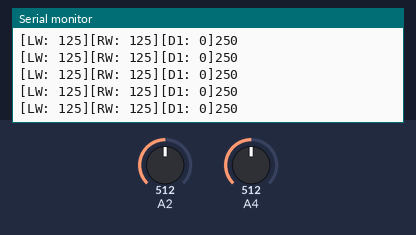
This sketch was run on a simulated Arduino Leonardo, built with avr-gcc and run on an emulated ATmega32U4. On the bench: the last lines printed to the serial monitor. Inputs (shaded band) come from the test bench; at power-on: A4 = 512, A2 = 512.

Above: at 5.7 s.
5.8 s: A4 set to 570
At 5.87 s:
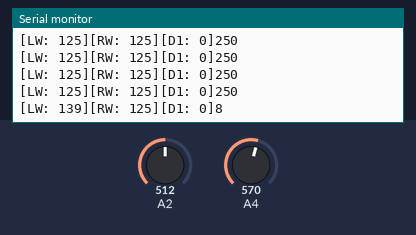
7.3 s: A4 set to 546
At 7.33 s:
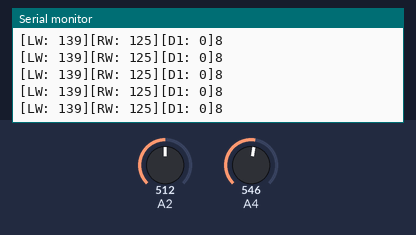
Timing chart, 0 to 9.8 s (numbered marks = the images above; inputs shaded):
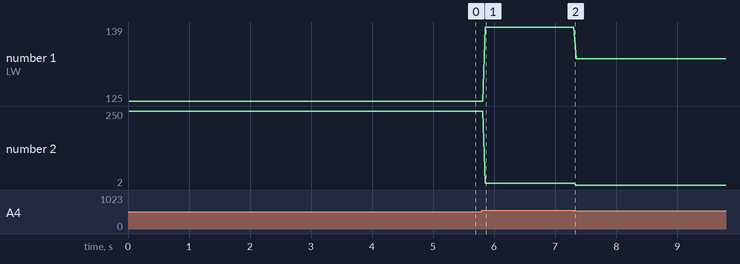

Measured:
- after the input at 5.8 s, the serial monitor: prints a new line after 0.05 s (image 1)
- plotted number 1: 125 → 139 after the input at 5.8 s, 139 → 133 after the input at 7.3 s
- plotted number 2: 250 → 8 after the input at 5.8 s, 8 → 2 after the input at 7.3 s

The sketch:

xbee-transmit.ino
```cpp
int LW; //left wheels / joystick
int RW; //Right wheels / joystick
double tempLW, tempRW; //temporary variables used in calculations

//transmitted packet
byte byteLW;
byte byteRW;
byte Digital1;
byte checksum;

//misc variable
int deadband = 5;


void setup() {
 Serial1.begin(9600); //xbee series 1 on Leonardo
 Serial.begin(9600); //serial monitor used for testing, leonardo only
 }

void loop() {
  reinitVars(); //nulls out temporary variables
  captureData(); //retrieves new data
  packetizeData(); //assembles data to be sent
  transmitData(); //send data off to XBee
  debugData();//prints debug data to local serial console

  delay(20); //delay for consistant data
}

//reinitialize temporary variables
void reinitVars() {
  Digital1 = 0;
  tempLW = 0;
  tempRW = 0;
}

//retrieve analog data and conform to specs
void captureData() {
  LW = analogRead(A4); //left joystick X axis
  RW = analogRead(A2); //right joystick X axis
  tempLW = map(LW, 0, 1024, 0, 250);
  tempRW = map(RW, 0, 1024, 0, 250);
  //if ((tempLW > (0 - deadband)) && (tempLW < deadband))
  // {tempLW = 0; }
  //if ((tempRW > (0 - deadband)) && (tempRW < deadband))
  // {tempRW = 0; }
}

//assemble the data to be sent
void packetizeData(){


  //convert transmitted data into bytes
  byteLW = byte(tempLW);
  byteRW = byte(tempRW);
  checksum = byteLW + byteRW + byte(Digital1);
}

void transmitData() { //xbee communication
  Serial1.write("S");
  Serial1.write("D");
  Serial1.write("R");
  Serial1.write(byteLW);
  Serial1.write(byteRW);
  Serial1.write(byte(Digital1));
  Serial1.write(checksum);
  delay(20);
}

void debugData(){
  Serial.print("[LW: "); Serial.print(byteLW); Serial.print("]");
  Serial.print("[RW: "); Serial.print(byteRW); Serial.print("]");
  Serial.print("[D1: "); Serial.print(byte(Digital1), BIN); Serial.print("]");
  Serial.print(checksum);
  Serial.println("");
}
```
